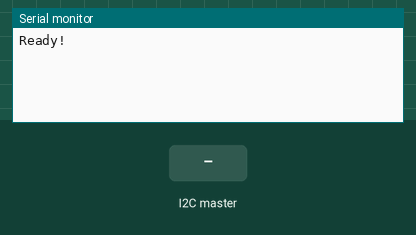
A sketch run on a simulated Arduino Uno, built with avr-gcc and run on an emulated ATmega328P. Shown: the last lines printed to the serial monitor. Inputs (shaded band) come from the test bench.

Above: at 1.2 s.
1.3 s: the I2C master sends the byte 1
At 1.7 s:
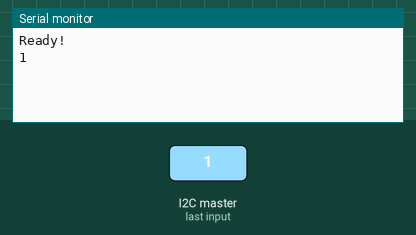
2.8 s: the I2C master sends the byte 0
At 4.1 s:
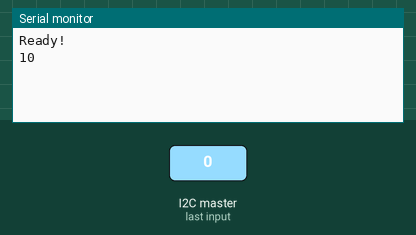

Measured:
- after the input at 1.3 s, the serial monitor: prints a new line at once (image 1)
- after the input at 2.8 s, the serial monitor: prints a new line at once (image 2)

The sketch:

sketch_sep11a.ino
```cpp
#include <Wire.h>
#define SLAVE_ADDRESS 0x04
void setup()
{
    Serial.begin(9600); // start serial for output
    Wire.begin(SLAVE_ADDRESS);
    Wire.onReceive(receiveData);
    Wire.onRequest(sendData);
    Serial.println("Ready!");
}
int val,flag, some=0;
void loop()
{
  if(flag==1)
   {
     Serial.print(val);
     flag=0;
   }
}
void receiveData(int byteCount)
{
    while(Wire.available()>0)
    {
      val=Wire.read();
      flag=1;
    }
}
// callback for sending data

void sendData()
{
 // Serial.println("sending");
 // Wire.write("test");
 // Wire.write(0x43);
 Wire.write(some++);
}
```
